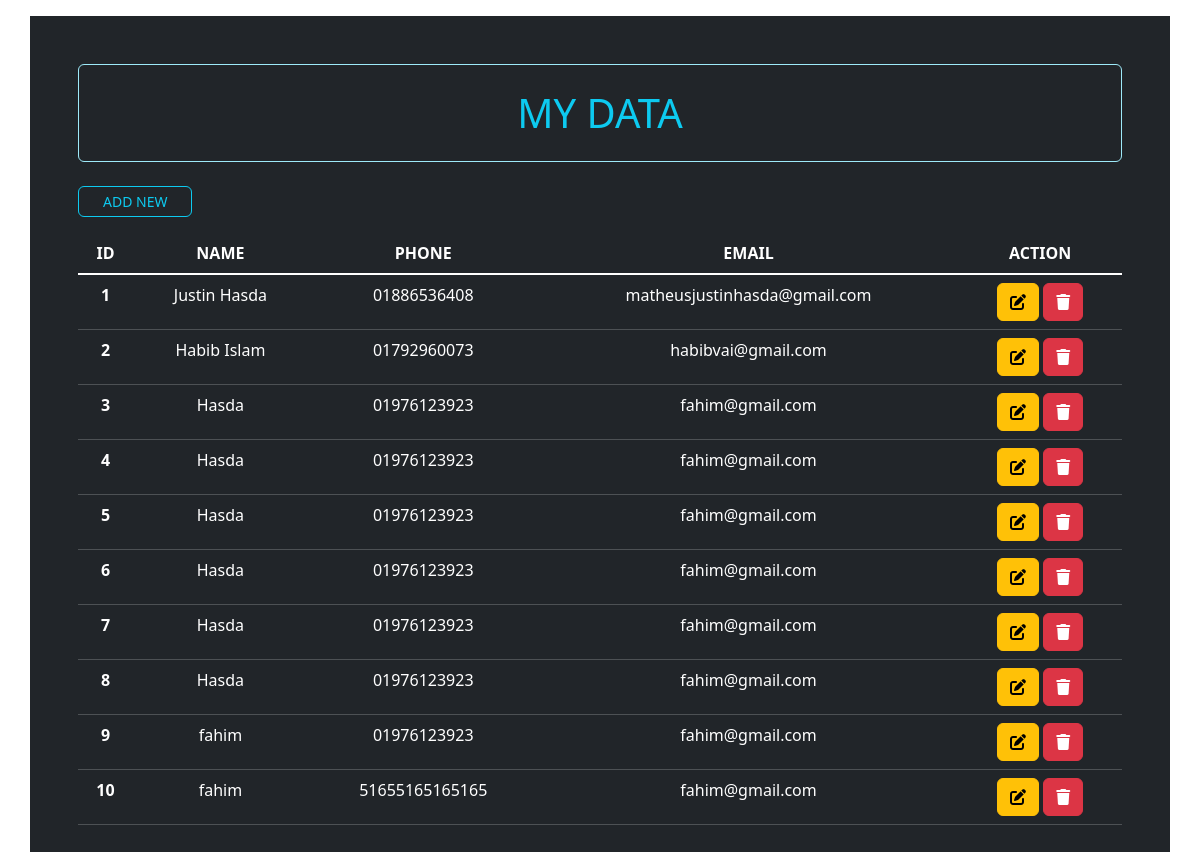
The app's page /, older data.
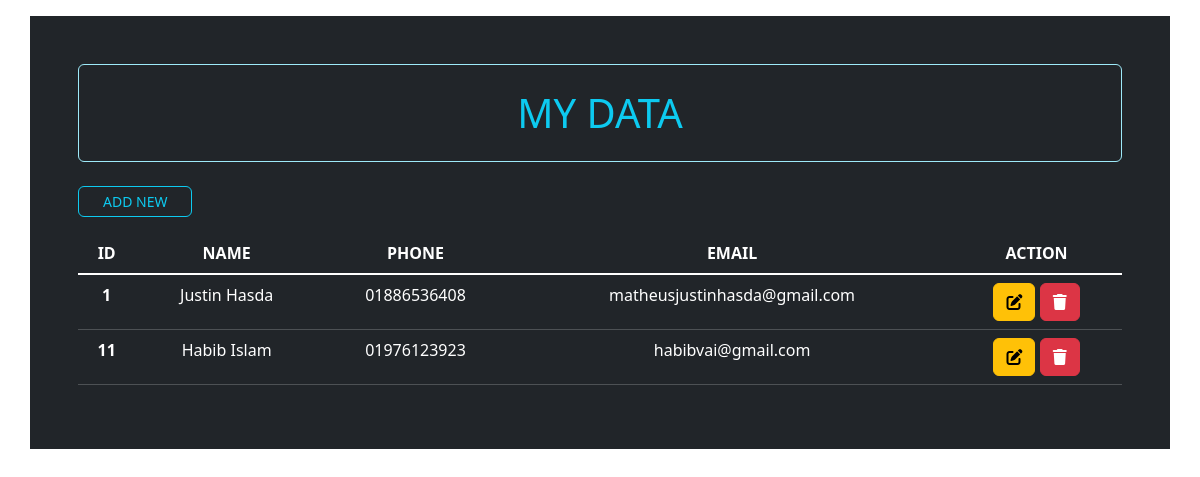
The same page, newer data.
### myapp/models.py (models this page shows)
class User(models.Model):
    username = models.CharField(max_length=255)
    phone = models.CharField(max_length=15)
    email = models.EmailField()

### myapp/views.py (the view)
# urls.py: path('', views.display_data, name='display_data'),
def display_data(request):
    userData = User.objects.all()
    return render(request, 'myapp/display_data.html', {'userData':userData})

### myapp/templates/myapp/display_data.html
{% extends "myapp/base.html" %}
{% block content %}
    <div class="container bg-dark p-5 my-3">
        <h1 class="text-info text-center border border-info-subtle rounded py-4">MY DATA</h1>
        <a class="btn btn-sm rounded btn-outline-info px-4 my-3" href="{% url 'add_newUser' %}">ADD NEW</a>
        <table class="table table-dark table-hover text-center">
            <thead>
                <tr>
                    <th scope="col">ID</th>
                    <th scope="col">NAME</th>
                    <th scope="col">PHONE</th>
                    <th scope="col">EMAIL</th>
                    <th scope="col">ACTION</th>
                </tr>
            </thead>
            <tbody class="table-group-divider">
                {% for user in userData %}
                <tr>
                    <th scope="row">{{user.id}}</th>
                    <td>{{user.username}}</td>
                    <td>{{user.phone}}</td>
                    <td>{{user.email}}</td>
                    <td>
                        <a class="btn btn-warning" href="{% url 'edit_userinfo' user.pk %}">
                            <i class="fa-solid fa-pen-to-square"></i>
                        </a>
                        <a class="btn btn-danger" href="{% url 'delete_userinfo' user.pk %}">
                            <i class="fa-solid fa-trash"></i>
                        </a>
                    </td>
                </tr>
                {% endfor %}
            </tbody>
        </table>
    </div>
{% endblock %}

Row changes from the older to the newer data that the page shows:
removed User: id "2", username "Habib Islam", phone "01792960073", email "habibvai@gmail.com"
removed User: id "3", username "Hasda", phone "01976123923", email "fahim@gmail.com"
removed User: id "4", username "Hasda", phone "01976123923", email "fahim@gmail.com"
removed User: id "5", username "Hasda", phone "01976123923", email "fahim@gmail.com"
removed User: id "6", username "Hasda", phone "01976123923", email "fahim@gmail.com"
removed User: id "7", username "Hasda", phone "01976123923", email "fahim@gmail.com"
removed User: id "8", username "Hasda", phone "01976123923", email "fahim@gmail.com"
removed User: id "9", username "fahim", phone "01976123923", email "fahim@gmail.com"
removed User: id "10", username "fahim", phone "51655165165165", email "fahim@gmail.com"
added User: id "11", username "Habib Islam", phone "01976123923", email "habibvai@gmail.com"
